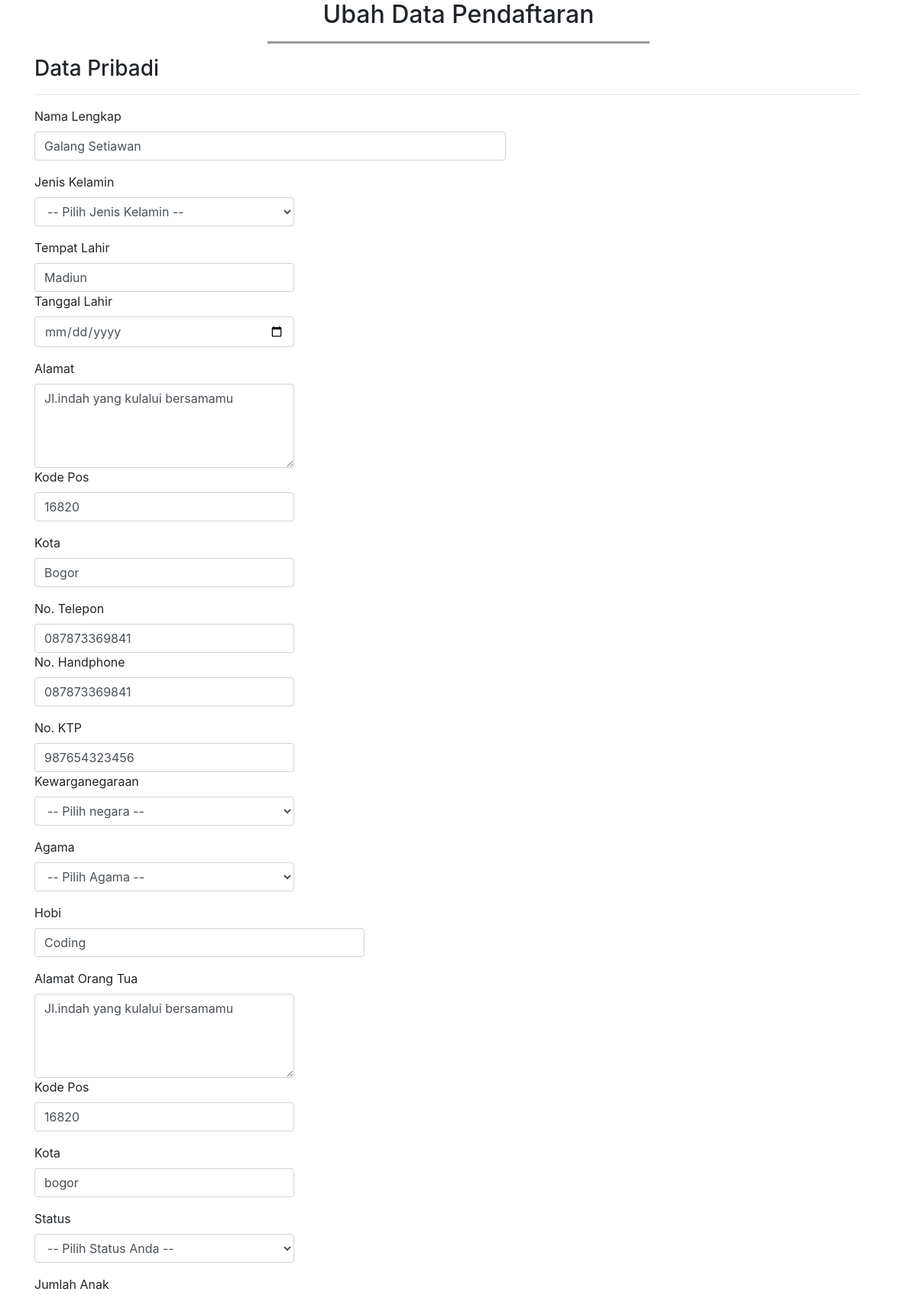
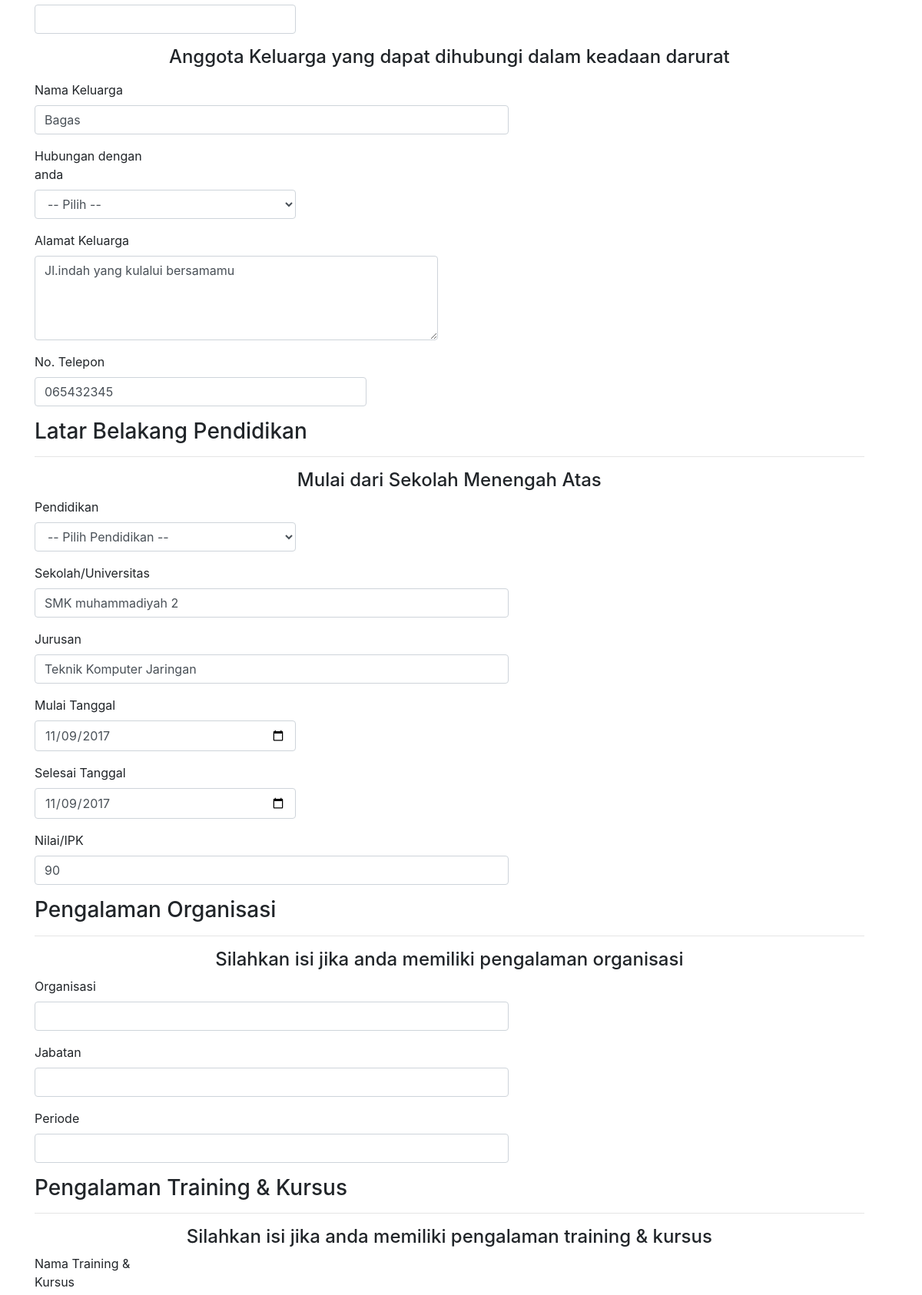
The app's page /admin/up_plmr.php?id_pelamar=320010 (upper part) with its own data (2 pictures, top to bottom).
### tables this page shows
CREATE TABLE `pelamar` (
  `id_pelamar` int(5) NOT NULL,
  `posisi_pekerjaan` varchar(20) NOT NULL,
  `lokasi_seleksi` varchar(13) NOT NULL,
  `username` varchar(40) NOT NULL,
  `password` varchar(18) NOT NULL,
  `nama` varchar(40) NOT NULL,
  `jekel` varchar(15) NOT NULL,
  `tempat_lhr` varchar(25) NOT NULL,
  `tgl_lhr` date NOT NULL,
  `alamat` varchar(40) NOT NULL,
  `kodepos` varchar(15) NOT NULL,
  `kota` varchar(15) NOT NULL,
  `no_tlp` varchar(20) NOT NULL,
  `no_hp` varchar(20) NOT NULL,
  `ktp` varchar(16) NOT NULL,
  `negara` varchar(20) NOT NULL,
  `agama` varchar(15) NOT NULL,
  `hobi` varchar(10) NOT NULL,
  `alamat_ortu` varchar(35) NOT NULL,
  `kodepos_ortu` varchar(15) NOT NULL,
  `kota_ortu` varchar(15) NOT NULL,
  `status` varchar(15) NOT NULL,
  `jml_anak` varchar(10) NOT NULL,
  `nm_kel` varchar(35) NOT NULL,
  `hubungan` varchar(20) NOT NULL,
  `alamat_kel` varchar(35) NOT NULL,
  `no_kel` varchar(15) NOT NULL,
  `pendidikan` varchar(15) NOT NULL,
  `nm_sekolah` varchar(30) NOT NULL,
  `jurusan` varchar(30) NOT NULL,
  `tgl_mulai` date NOT NULL,
  `tgl_selesai` date NOT NULL,
  `nilai` float NOT NULL,
  `organisasi` varchar(35) NOT NULL,
  `jabatan` varchar(25) NOT NULL,
  `periode_org` varchar(20) NOT NULL,
  `nm_kursus` varchar(30) NOT NULL,
  `tahun` year(4) NOT NULL,
  `penyelenggara` varchar(25) NOT NULL,
  `peringkat` varchar(15) NOT NULL,
  `bahasa` varchar(15) NOT NULL,
  `dengar` varchar(15) NOT NULL,
  `baca` varchar(15) NOT NULL,
  `bicara` varchar(15) NOT NULL,
  `tulis` varchar(15) NOT NULL,
  `nm_pt` varchar(25) NOT NULL,
  `tgl_awal` date NOT NULL,
  `tgl_akhir` date NOT NULL,
  `almt_pt` varchar(35) NOT NULL,
  `tlp_pt` varchar(15) NOT NULL,
  `jabat_awal` varchar(20) NOT NULL,
  `jabat_akhir` varchar(20) NOT NULL,
  `nm_atasan` varchar(30) NOT NULL,
  `alasan` varchar(100) NOT NULL,
  `gaji` varchar(20) NOT NULL,
  `dokumen` longtext NOT NULL,
  `foto` longtext NOT NULL,
  `file_sertifikat` longtext NOT NULL
);

### admin/up_plmr.php (the view, shortened to what this page needs)
<html>
<head>
    <link href="../bootstrap3/css/bootstrap.min.css" rel="stylesheet">
</head>
<body>
	<?php
	include "koneksi.php";
	$id_pelamar = $_GET['id_pelamar'];
	$query = "SELECT * FROM pelamar WHERE id_pelamar='".$id_pelamar."'";
	$sql = mysqli_query($connect, $query);
	$data = mysqli_fetch_array($sql);
	?>
    <section class="atas" id="atas">
      <div class="container">
        <div class="row">
          <div class="col-sm-12">
            <h2 class="text-center">Ubah Data Pendaftaran</h2>
            <hr>
          </div>
        </div>
      </div>
    </section>
    <section class="formulir" id="formulir">
    	<div class="container">
    		<div class="row">
    			<form  class="form-horizontal" method="post" action="proses_ubah.php?id_pelamar=<?php echo $id_pelamar; ?>" enctype="multipart/form-data">
    			<div class="from-group">
                   <div class="col-sm-12">
                     <h3 class="text-left">Data Pribadi</h3>
                     <hr>
                   </div>
                 </div>
                 <div class="form-group">
                      <label  name="nama" class="col-sm-2 control-label">Nama Lengkap </label>
                    <div class="col-sm-7 col-sm-offsite-3">
                      <input type="text" class="form-control" name="nama" value="<?php echo $data['nama']; ?> ">
                    </div>
                 </div>
                 <div class="form-group">
                      <label  name="jekel" class="col-sm-2 control-label">Jenis Kelamin </label>
                    <div class="col-sm-4 col-sm-offsite-6">
                      <select class="form-control" name="jekel" value="<?php echo $data['jekel']; ?> ">
                            <option>-- Pilih Jenis Kelamin --</option>
                          </select>
                    </div>
                 </div>
                  <div class="form-group">
                        <label  name="tempat_lhr" class="col-sm-2 control-label">Tempat Lahir </label>
                    <div class="col-sm-4">
                        <input type="text" class="form-control" name="tempat_lhr" value="<?php echo $data['tempat_lhr']; ?> ">
                    </div>
                        <label  name="tgl_lhr" class="col-sm-2 control-label">Tanggal Lahir </label>
                    <div class="col-sm-4">
                        <input type="date" class="form-control" name="tgl_lhr" value="<?php echo $data['tgl_lhr']; ?> ">
                    </div>
                 </div>
                 <div class="form-group">
                        <label name="alamat" class="col-sm-2 control-label">Alamat </label>
                     <div class="col-sm-4">
                        <textarea name="alamat" class="form-control" rows="4"><?php echo $data['alamat']; ?></textarea>
                    </div>
                         <label  name="kodepos" class="col-sm-2 control-label">Kode Pos </label>
                    <div class="col-sm-4">
                        <input type="text" class="form-control" name="kodepos" value="<?php echo $data['kodepos']; ?> ">
                    </div>
                </div>
                 <div class="form-group">
                        <label  name="kota" class="col-sm-2 control-label">Kota </label>
                    <div class="col-sm-4 col-sm-offsite-6">
                        <input type="text" class="form-control" name="kota" value="<?php echo $data['kota']; ?> ">
                    </div>
                 </div>
                 <div class="form-group">
                        <label  name="no_tlp" class="col-sm-2 control-label">No. Telepon </label>
                    <div class="col-sm-4">
                        <input type="text" class="form-control" name="no_tlp" value="<?php echo $data['no_tlp']; ?>">
                    </div>
                        <label  name="no_hp" class="col-sm-2 control-label">No. Handphone </label>
                    <div class="col-sm-4">
                        <input type="text" class="form-control" name="no_hp" value="<?php echo $data['no_hp']; ?>">
                    </div>
                 </div>
                  <div class="form-group">
                        <label  name="ktp" class="col-sm-2 control-label">No. KTP </label>
                    <div class="col-sm-4">
                        <input type="text" class="form-control" name="ktp" value="<?php echo $data['ktp']; ?>">
                    </div>
                        <label  name="negara" class="col-sm-2 control-label">Kewarganegaraan </label>
                    <div class="col-sm-4">
                        <select class="form-control" name="negara" value="<?php echo $data['negara']; ?>">
                            <option>-- Pilih negara --</option>
                          </select>
                    </div>
                 </div>
                 <div class="form-group">
                      <label name="agama" class="col-sm-2 control-label">Agama </label>
                    <div class="col-sm-4 col-sm-offsite-6">
                       <select class="form-control" name="agama" value="<?php echo $data['agama']; ?>">
                            <option>-- Pilih Agama --</option>
                          </select>
                    </div>
                 </div>
                 <div class="form-group">
                      <label name="hobi" class="col-sm-2 control-label">Hobi </label>
                    <div class="col-sm-5 col-sm-offsite-5">
                       <input type="text" class="form-control" name="hobi" value="<?php echo $data['hobi']; ?>">
                    </div>
                 </div>
                 <div class="form-group">
                        <label name="alamat_ortu" class="col-sm-2 control-label">Alamat Orang Tua </label>
                     <div class="col-sm-4">
                        <textarea name="alamat_ortu" class="form-control" rows="4"><?php echo $data['alamat_ortu']; ?></textarea>
                    </div>
                         <label  name="kodepos_ortu" class="col-sm-2 control-label">Kode Pos </label>
                    <div class="col-sm-4">
                        <input type="text" class="form-control" name="kodepos_ortu" value="<?php echo $data['kodepos_ortu']; ?>">
                    </div>
                </div>
                <div class="form-group">
                        <label  name="kota_ortu" class="col-sm-2 control-label">Kota</label>
                    <div class="col-sm-4 col-sm-offsite-6">
                        <input type="text" class="form-control" name="kota_ortu" value="<?php echo $data['kota_ortu']; ?>">
                    </div>
                 </div>
                 <div class="form-group">
                      <label name="status" class="col-sm-2 control-label">Status </label>
                    <div class="col-sm-4 col-sm-offsite-6">
                       <select class="form-control" name="status" value="<?php echo $data['status']; ?>">
                            <option>-- Pilih Status Anda --</option>
                          </select>
                    </div>
                 </div>
                 <div class="form-group">
                        <label  name="jml_anak" class="col-sm-2 control-label">Jumlah Anak </label>
                    <div class="col-sm-4">
                        <input type="text" class="form-control" name="jml_anak" value="<?php echo $data['jml_anak']; ?> ">
                    </div>
                 </div>
                  <div class="form-group">
                    <h4 class="text-center">Anggota Keluarga yang dapat dihubungi dalam keadaan darurat </h4>
                  </div>
                 <div class="form-group">
                        <label  name="nm_kel" class="col-sm-2 control-label">Nama Keluarga  </label>
                    <div class="col-sm-7 col-sm-offsite-3">
                        <input type="text" class="form-control" name="nm_kel" value="<?php echo $data['nm_kel']; ?>">
                    </div>
                 </div>
                 <div class="form-group">
                      <label name="hubungan" class="col-sm-2 control-label">Hubungan dengan anda </label>
                    <div class="col-sm-4 col-sm-offsite-6">
                       <select class="form-control" name="hubungan" value="<?php echo $data['hubungan']; ?>">
                            <option>-- Pilih --</option>
                          </select>
                    </div>
                 </div>
                  <div class="form-group">
                        <label name="alamat_kel" class="col-sm-2 control-label">Alamat Keluarga</label>
                     <div class="col-sm-6">
                        <textarea name="alamat_kel" class="form-control" rows="4"><?php echo $data['alamat_kel']; ?></textarea>
                    </div>
                </div>
                <div class="form-group">
                      <label name="no_kel" class="col-sm-2 control-label">No. Telepon  </label>
                    <div class="col-sm-5 col-sm-offsite-5">
                       <input type="text" class="form-control" name="no_kel" value="<?php echo $data['no_kel']; ?>">
                    </div>
                 </div>
                 <div class="from-group">
                   <div class="col-sm-12">
                     <h3 class="text-left">Latar Belakang Pendidikan</h3>
                     <hr>
                   </div>
                 </div>
                 <div class="from-group">
                   <div class="col-sm-12">
                     <h4 class="text-center">Mulai dari Sekolah Menengah Atas</h4>
                   </div>
                 </div>
                  <div class="form-group">
                      <label name="pendidikan" class="col-sm-2 control-label">Pendidikan </label>
                    <div class="col-sm-4 col-sm-offsite-6">
                       <select class="form-control" name="pendidikan" value="<?php echo $data['pendidikan']; ?>">
                            <option>-- Pilih Pendidikan --</option>
                          </select>
                    </div>
                 </div>
                 <div class="form-group">
                      <label name="nm_sekolah" class="col-sm-2 control-label">Sekolah/Universitas  </label>
                    <div class="col-sm-7 col-sm-offsite-3">
                       <input type="text" class="form-control" name="nm_sekolah" value="<?php echo $data['nm_sekolah']; ?>">
                    </div>
                 </div>
                 <div class="form-group">
                      <label name="jurusan" class="col-sm-2 control-label">Jurusan  </label>
                    <div class="col-sm-7 col-sm-offsite-3">
                       <input type="text" class="form-control" name="jurusan" value="<?php echo $data['jurusan']; ?>">
                    </div>
                 </div>
                 <div class="form-group">
                      <label name="tgl_mulai" class="col-sm-2 control-label">Mulai Tanggal</label>
                    <div class="col-sm-4 col-sm-offsite-6">
                       <input type="date" class="form-control" name="tgl_mulai" value="<?php echo $data['tgl_mulai']; ?>">
                    </div>
                 </div>
                 <div class="form-group">
                      <label name="tgl_selesai" class="col-sm-2 control-label">Selesai Tanggal  </label>
                    <div class="col-sm-4 col-sm-offsite-6">
                       <input type="date" class="form-control" name="tgl_selesai" value="<?php echo $data['tgl_selesai']; ?>">
                    </div>
                 </div>
                 <div class="form-group">
                      <label name="nilai" class="col-sm-2 control-label">Nilai/IPK  </label>
                    <div class="col-sm-7 col-sm-offsite-3">
                       <input type="text" class="form-control" name="nilai" value="<?php echo $data['nilai']; ?>">
                    </div>
                 </div>
               <div class="from-group">
                   <div class="col-sm-12">
                     <h3 class="text-left">Pengalaman Organisasi</h3>
                     <hr>
                   </div>
                 </div>
                 <div class="from-group">
                   <div class="col-sm-12">
                     <h4 class="text-center">Silahkan isi jika anda memiliki pengalaman organisasi</h4>
                   </div>
                 </div>
                 <div class="form-group">
                      <label name="organisasi" class="col-sm-2 control-label">Organisasi</label>
                    <div class="col-sm-7 col-sm-offsite-3">
                       <input type="text" class="form-control" name="organisasi" value="<?php echo $data['organisasi']; ?>">
                    </div>
                 </div>
                  <div class="form-group">
                      <label name="jabatan" class="col-sm-2 control-label">Jabatan</label>
                    <div class="col-sm-7 col-sm-offsite-3">
                       <input type="text" class="form-control" name="jabatan" value="<?php echo $data['jabatan']; ?>">
                    </div>
                 </div>
                 <div class="form-group">
                      <label name="periode_org" class="col-sm-2 control-label">Periode</label>
                    <div class="col-sm-7 col-sm-offsite-3">
                       <input type="text" class="form-control" name="periode_org" value="<?php echo $data['periode_org']; ?>">
                    </div>
                 </div>
                 <div class="from-group">
                   <div class="col-sm-12">
                     <h3 class="text-left">Pengalaman Training & Kursus</h3>
                     <hr>
                   </div>
                 </div>
                 <div class="from-group">
                   <div class="col-sm-12">
                     <h4 class="text-center">Silahkan isi jika anda memiliki pengalaman training & kursus</h4>
                   </div>
                 </div>
                  <div class="form-group">
                      <label name="nm_kursus" class="col-sm-2 control-label">Nama Training & Kursus</label>
                 </div>
    			</form>
    		</div>
    	</div>
    </section>
</body>
</html>

### admin/up_plmr.php (style rules this page uses)
.atas hr { width: 500px; border-top: 3px solid #999; }

### records on screen
pelamar: nama "Galang Setiawan", jekel "-- Pilih Jenis Kelamin --", tempat_lhr "Madiun", alamat "Jl.indah yang kulalui bersamamu", kodepos "16820", kota "Bogor", no_tlp "087873369841", no_hp "087873369841", ktp "987654323456", negara "-- Pilih negara --", agama "-- Pilih Agama --", hobi "Coding", alamat_ortu "Jl.indah yang kulalui bersamamu", kodepos_ortu "16820", kota_ortu "bogor", status "-- Pilih Status Anda --", nm_kel "Bagas", hubungan "-- Pilih --", alamat_kel "Jl.indah yang kulalui bersamamu", no_kel "065432345", pendidikan "-- Pilih Pendidikan --", nm_sekolah "SMK muhammadiyah 2", jurusan "Teknik Komputer Jaringan", tgl_mulai "11/09/2017", tgl_selesai "11/09/2017", nilai "90"
